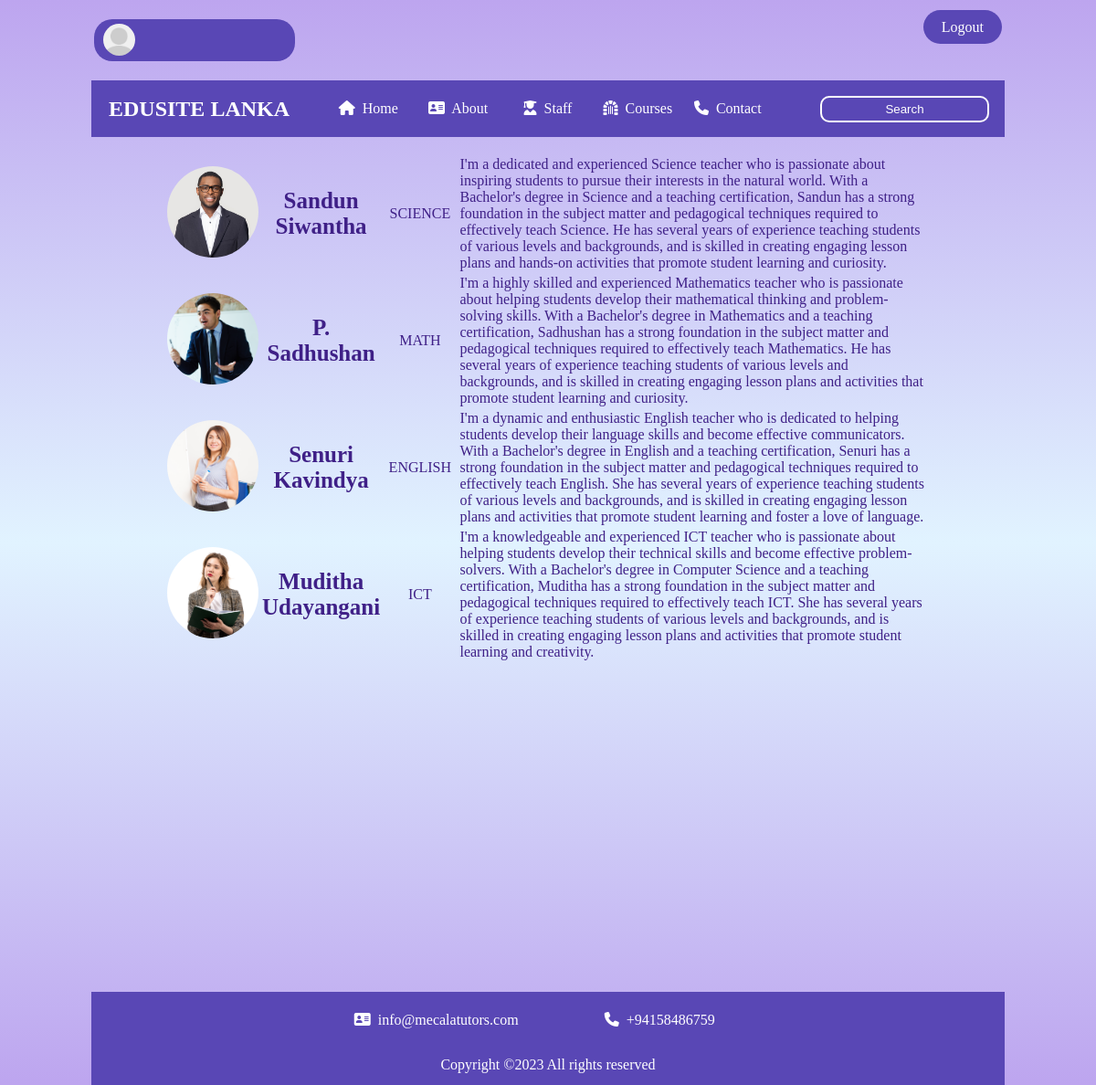
Page /staff.php on the committed database.
### tables this page shows
CREATE TABLE IF NOT EXISTS `teach_user_form2` (
  `id` int(100) NOT NULL AUTO_INCREMENT,
  `name` varchar(100) NOT NULL,
  `email` varchar(100) NOT NULL,
  `subject` varchar(100) NOT NULL,
  `password` varchar(100) NOT NULL,
  `image` varchar(100) NOT NULL,
  `info` varchar(2000) NOT NULL,
  `ProLink` varchar(100) DEFAULT 'sample.php',
  PRIMARY KEY (`id`)
);

### staff.php (the view, shortened to what this page needs)
<?php
    include 'config.php';
?>
<!DOCTYPE html>
<html>
    <link rel="stylesheet" type="text/css" href="https://cdnjs.cloudflare.com/ajax/libs/font-awesome/6.3.0/css/all.min.css">
    <link rel="stylesheet" href="master.css">
    <head>
    </head>
    <body>
        <br>
        <div class="Header_Section" align="center">
            <div class="header">
                <table align="center" width="100%">
                    <tr>
                        <td align="left" class="propicArea">
                            <div class="propicArea">
                            <?php
                                if($fetch['image'] == ''){
                                    echo '<img src="default-avatar.png" " class="profilePic">';
                                }else{
                                    echo '<img src="uploaded_img/'.$fetch['image'].'" class="profilePic">';
                                }
                            ?>
                            <div class="headName">
                                &nbsp;&nbsp;<?php echo $fetch['name']; ?> <br> &nbsp;&nbsp;<?php echo $fetch['email']; ?>
                            </div>
                            </div>
                        </td>
                       <td id="btnofloginm"><a href="indexcopy.php" class="delete-btn aboutLink">Logout</a></td>
                    </tr>
                </table>
            </div>
            <br>
            <div class="menu">
                <table align="center" width="100%">
                    <tr>
                        <td width="25%"><h2 class="Site">&nbsp;EDUSITE LANKA</h2></td>
                        <td width="10%" class="nav"><a href="index.php" class="nav"><i class="fa fa-home"></i>&nbsp Home</a></td>
                        <td width="10%" class="nav"><a href="index.php#aboutus_section" class="nav"><i class="fa-solid fa-address-card"></i>&nbsp About</a></td>
                        <td width="10%" class="nav"><a href="index.php#teacher_section" class="nav"><i class="fa-solid fa-user-graduate"></i>&nbsp Staff</a></td>
                        <td width="10%" class="nav"><a href="index.php#Course_section" class="nav"><i class="fa-solid fa-dungeon"></i>&nbsp Courses</a></td>
                        <td width="10%" class="nav"><a href="index.php#contact" class="nav"><i class="fa-solid fa-phone"></i>&nbsp Contact</a></td>
                        <td width="25%" class="Search" align="right"><input type="text" name="" class="Search" placeholder="Search">&nbsp;</td>
                    </tr>
                </table>
            </div>
        </div>
        <br>
<div class="container" align="center">
    <table class="imagetable" border="0" align="center" width="70%">
        <tbody>
            <?php
                $query = "SELECT * FROM teach_user_form2";
                $r =mysqli_query($conn,$query);
                while($row=mysqli_fetch_assoc($r)){
            ?>
            <tr>
                <td  width="10%" height="100" align="center">
                    <a href="profiles_lec/<?php echo $row['ProLink']?>">
                        <img src="uploaded_img/<?php echo $row['image']?>" class="imgdata">
                    </a>
                </td>
                <td width="10%" height="100" align="center" id="tablename"><?php echo $row['name'] ?></td>
                <td width="10%" height="100" align="center" id="tabledescrip"> <?php echo $row['subject'] ?></p></td>
                <td width="70%" height="100" align="left" id="tabledescrip"> <?php echo $row['info'] ?></p></td>
            </tr>
            <?php
                }
            ?>
        </tbody>
    </table>
</div>
<br><br><br><br>
<br><br><br><br>
<br><br><br><br>
<br><br><br><br>
<br><br><br><br>
        <div id="contact">
            <div class="contact">
                <div class="footer_section">
                    <div class="teacher">
                        <div class="menu">
                            <table align="center" width="100%">
                                <tr>
                                    <td width="25%"><h2 class="Site">&nbsp;</h2></td>
                                    <td width="25%" class="nav"><i class="fa-solid fa-address-card"></i>&nbsp info@mecalatutors.com</td>
                                    <td width="25%" class="nav"><i class="fa-solid fa-phone"></i>&nbsp +94158486759</td>
                                    <td width="25%" class="Search" align="right">&nbsp;</td>
                                </tr>
                                <tr>
                                    <td colspan="4" align="center"><br>Copyright &copy;2023 All rights reserved</td>
                                </tr>
                            </table>
                        </div>
                    </div>
                </div>
            </div>
        </div>
    </body>
</html>

### master.css (style rules this page uses)
h1,h2,h3,h4,h5,h6,div,p,table,body { padding: 0px; margin: 0px; border: 0px; }
body { font-family: Garamond, serif; color: #3f2087; background-image: url(../images/body-bg.jpg); background-color: #f763c3; background-image: linear-gradient(#bda5ef,#e1f3ff,#bda5ef); }
.Header_Section,.welcome_section, .aboutus_section, .count_section, .teacher_section,.footer_section { margin-left: 100px; margin-right: 100px; }
div.footer_section { background-color: rgba(72,119,217,0.2); }
div.header { font-family: "Georgia", Times,serif; color: #f763c3; }
.profilePic { float: left; width: 35px; height: 35px; border-radius: 35px; object-fit: cover; }
.propicArea { vertical-align: middle; }
div.propicArea { background-color: rgba(89,71,181,255); padding-top: 5px; padding-bottom: 5px; padding-left: 10px; padding-right: 10px; border-radius: 20px; width: 200px; }
.headName { font-family: "Georgia", Times,serif; color: white; text-align: left; }
td.nav { text-align: center; padding-top: 10px; padding-bottom: 10px; }
a.nav { text-decoration: none; color: white; }
.menu { background-color: rgba(89,71,181,255); color: white; padding-top: 10px; padding-bottom: 10px; font-family: "Georgia", Times,serif; padding-left: 10px; padding-right: 10px; }
input.Search { border-radius: 10px; border-color: white; border-style: solid; color: white; background-color: rgba(89,71,181,255); padding-top: 5px; padding-bottom: 5px; text-align: center; }
::placeholder { color: white; opacity: 1; }
a.aboutLink,a.teacher { text-decoration: none; color: white; background-color: rgba(89,71,181,255); padding-top: 10px; padding-bottom: 10px; padding-left: 20px; padding-right: 20px;; text-align: center; border-radius: 20px; }
.imgdata { width: 100px; height:100px; object-fit: cover; border-radius: 100px; }
#tablename { font-weight: bold; font-size: 25px; }
#btnofloginm { text-align: right; display: block; }

### rows in the picture
teach_user_form2: image (picture), name "Sandun Siwantha", subject "SCIENCE", info "I'm a dedicated and experienced Science teacher who is passionate about inspiring students to pursue their interests in the natural world. With a Bachelor's degree in Science and a teaching certification, Sandun has a strong foundation in the subject matter and pedagogical techniques required to effectively teach Science. He has several years of experience teaching students of various levels and backgrounds, and is skilled in creating engaging lesson plans and hands-on activities that promote student learning and curiosity."
teach_user_form2: image (picture), name "P. Sadhushan", subject "MATH", info "I'm a highly skilled and experienced Mathematics teacher who is passionate about helping students develop their mathematical thinking and problem-solving skills. With a Bachelor's degree in Mathematics and a teaching certification, Sadhushan has a strong foundation in the subject matter and pedagogical techniques required to effectively teach Mathematics. He has several years of experience teaching students of various levels and backgrounds, and is skilled in creating engaging lesson plans and activities that promote student learning and curiosity."
teach_user_form2: image (picture), name "Senuri Kavindya", subject "ENGLISH", info "I'm a dynamic and enthusiastic English teacher who is dedicated to helping students develop their language skills and become effective communicators. With a Bachelor's degree in English and a teaching certification, Senuri has a strong foundation in the subject matter and pedagogical techniques required to effectively teach English. She has several years of experience teaching students of various levels and backgrounds, and is skilled in creating engaging lesson plans and activities that promote student learning and foster a love of language."
teach_user_form2: image (picture), name "Muditha Udayangani", subject "ICT", info "I'm a knowledgeable and experienced ICT teacher who is passionate about helping students develop their technical skills and become effective problem-solvers. With a Bachelor's degree in Computer Science and a teaching certification, Muditha has a strong foundation in the subject matter and pedagogical techniques required to effectively teach ICT. She has several years of experience teaching students of various levels and backgrounds, and is skilled in creating engaging lesson plans and activities that promote student learning and creativity."
